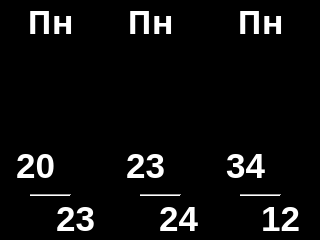
<?xml version="1.0" encoding="UTF-8"?>
<ui version="4.0">
 <class>three_day_weather</class>
 <widget class="QWidget" name="three_day_weather">
  <property name="geometry">
   <rect>
    <x>0</x>
    <y>0</y>
    <width>320</width>
    <height>240</height>
   </rect>
  </property>
  <property name="palette">
   <palette>
    <active>
     <colorrole role="WindowText">
      <brush brushstyle="SolidPattern">
       <color alpha="255">
        <red>255</red>
        <green>255</green>
        <blue>255</blue>
       </color>
      </brush>
     </colorrole>
     <colorrole role="Base">
      <brush brushstyle="SolidPattern">
       <color alpha="255">
        <red>255</red>
        <green>255</green>
        <blue>255</blue>
       </color>
      </brush>
     </colorrole>
     <colorrole role="Window">
      <brush brushstyle="SolidPattern">
       <color alpha="255">
        <red>0</red>
        <green>0</green>
        <blue>0</blue>
       </color>
      </brush>
     </colorrole>
    </active>
    <inactive>
     <colorrole role="WindowText">
      <brush brushstyle="SolidPattern">
       <color alpha="255">
        <red>255</red>
        <green>255</green>
        <blue>255</blue>
       </color>
      </brush>
     </colorrole>
     <colorrole role="Base">
      <brush brushstyle="SolidPattern">
       <color alpha="255">
        <red>255</red>
        <green>255</green>
        <blue>255</blue>
       </color>
      </brush>
     </colorrole>
     <colorrole role="Window">
      <brush brushstyle="SolidPattern">
       <color alpha="255">
        <red>0</red>
        <green>0</green>
        <blue>0</blue>
       </color>
      </brush>
     </colorrole>
    </inactive>
    <disabled>
     <colorrole role="WindowText">
      <brush brushstyle="SolidPattern">
       <color alpha="255">
        <red>149</red>
        <green>149</green>
        <blue>149</blue>
       </color>
      </brush>
     </colorrole>
     <colorrole role="Base">
      <brush brushstyle="SolidPattern">
       <color alpha="255">
        <red>0</red>
        <green>0</green>
        <blue>0</blue>
       </color>
      </brush>
     </colorrole>
     <colorrole role="Window">
      <brush brushstyle="SolidPattern">
       <color alpha="255">
        <red>0</red>
        <green>0</green>
        <blue>0</blue>
       </color>
      </brush>
     </colorrole>
    </disabled>
   </palette>
  </property>
  <property name="cursor">
   <cursorShape>BlankCursor</cursorShape>
  </property>
  <property name="windowTitle">
   <string>Form</string>
  </property>
  <widget class="QLabel" name="firstdow">
   <property name="geometry">
    <rect>
     <x>20</x>
     <y>0</y>
     <width>61</width>
     <height>41</height>
    </rect>
   </property>
   <property name="font">
    <font>
     <family>Open Sans</family>
     <pointsize>25</pointsize>
     <weight>75</weight>
     <bold>true</bold>
    </font>
   </property>
   <property name="text">
    <string>Пн</string>
   </property>
   <property name="alignment">
    <set>Qt::AlignCenter</set>
   </property>
  </widget>
  <widget class="QLabel" name="temp1_high">
   <property name="geometry">
    <rect>
     <x>10</x>
     <y>140</y>
     <width>51</width>
     <height>51</height>
    </rect>
   </property>
   <property name="font">
    <font>
     <pointsize>26</pointsize>
     <weight>75</weight>
     <bold>true</bold>
    </font>
   </property>
   <property name="text">
    <string>20</string>
   </property>
   <property name="alignment">
    <set>Qt::AlignCenter</set>
   </property>
  </widget>
  <widget class="QLabel" name="temp1_low">
   <property name="geometry">
    <rect>
     <x>50</x>
     <y>193</y>
     <width>51</width>
     <height>51</height>
    </rect>
   </property>
   <property name="font">
    <font>
     <pointsize>26</pointsize>
     <weight>75</weight>
     <bold>true</bold>
    </font>
   </property>
   <property name="text">
    <string>23</string>
   </property>
   <property name="alignment">
    <set>Qt::AlignCenter</set>
   </property>
  </widget>
  <widget class="QLabel" name="temp2_high">
   <property name="geometry">
    <rect>
     <x>120</x>
     <y>140</y>
     <width>51</width>
     <height>51</height>
    </rect>
   </property>
   <property name="font">
    <font>
     <pointsize>26</pointsize>
     <weight>75</weight>
     <bold>true</bold>
    </font>
   </property>
   <property name="text">
    <string>23</string>
   </property>
   <property name="alignment">
    <set>Qt::AlignCenter</set>
   </property>
  </widget>
  <widget class="QLabel" name="temp2_low">
   <property name="geometry">
    <rect>
     <x>148</x>
     <y>193</y>
     <width>61</width>
     <height>51</height>
    </rect>
   </property>
   <property name="font">
    <font>
     <pointsize>26</pointsize>
     <weight>75</weight>
     <bold>true</bold>
    </font>
   </property>
   <property name="cursor">
    <cursorShape>BlankCursor</cursorShape>
   </property>
   <property name="text">
    <string>24</string>
   </property>
   <property name="alignment">
    <set>Qt::AlignCenter</set>
   </property>
  </widget>
  <widget class="QLabel" name="temp3_high">
   <property name="geometry">
    <rect>
     <x>220</x>
     <y>140</y>
     <width>51</width>
     <height>51</height>
    </rect>
   </property>
   <property name="font">
    <font>
     <pointsize>26</pointsize>
     <weight>75</weight>
     <bold>true</bold>
    </font>
   </property>
   <property name="text">
    <string>34</string>
   </property>
   <property name="alignment">
    <set>Qt::AlignCenter</set>
   </property>
  </widget>
  <widget class="QLabel" name="temp3_low">
   <property name="geometry">
    <rect>
     <x>250</x>
     <y>193</y>
     <width>61</width>
     <height>51</height>
    </rect>
   </property>
   <property name="font">
    <font>
     <pointsize>26</pointsize>
     <weight>75</weight>
     <bold>true</bold>
    </font>
   </property>
   <property name="text">
    <string>12</string>
   </property>
   <property name="alignment">
    <set>Qt::AlignCenter</set>
   </property>
  </widget>
  <widget class="QLabel" name="fseconddow">
   <property name="geometry">
    <rect>
     <x>120</x>
     <y>0</y>
     <width>61</width>
     <height>41</height>
    </rect>
   </property>
   <property name="font">
    <font>
     <family>Open Sans</family>
     <pointsize>25</pointsize>
     <weight>75</weight>
     <bold>true</bold>
    </font>
   </property>
   <property name="text">
    <string>Пн</string>
   </property>
   <property name="alignment">
    <set>Qt::AlignCenter</set>
   </property>
  </widget>
  <widget class="QLabel" name="therddow">
   <property name="geometry">
    <rect>
     <x>230</x>
     <y>0</y>
     <width>61</width>
     <height>41</height>
    </rect>
   </property>
   <property name="font">
    <font>
     <family>Open Sans</family>
     <pointsize>25</pointsize>
     <weight>75</weight>
     <bold>true</bold>
    </font>
   </property>
   <property name="text">
    <string>Пн</string>
   </property>
   <property name="alignment">
    <set>Qt::AlignCenter</set>
   </property>
  </widget>
  <widget class="QLabel" name="icon2">
   <property name="geometry">
    <rect>
     <x>100</x>
     <y>40</y>
     <width>111</width>
     <height>111</height>
    </rect>
   </property>
   <property name="text">
    <string/>
   </property>
   <property name="pixmap">
    <pixmap>pi_weather/data/03.png</pixmap>
   </property>
   <property name="alignment">
    <set>Qt::AlignCenter</set>
   </property>
   <property name="wordWrap">
    <bool>false</bool>
   </property>
  </widget>
  <widget class="QLabel" name="icon1">
   <property name="geometry">
    <rect>
     <x>0</x>
     <y>40</y>
     <width>111</width>
     <height>111</height>
    </rect>
   </property>
   <property name="text">
    <string/>
   </property>
   <property name="pixmap">
    <pixmap>pi_weather/data/03.png</pixmap>
   </property>
   <property name="alignment">
    <set>Qt::AlignCenter</set>
   </property>
   <property name="wordWrap">
    <bool>false</bool>
   </property>
  </widget>
  <widget class="QLabel" name="icon3">
   <property name="geometry">
    <rect>
     <x>210</x>
     <y>40</y>
     <width>111</width>
     <height>111</height>
    </rect>
   </property>
   <property name="text">
    <string/>
   </property>
   <property name="pixmap">
    <pixmap>pi_weather/data/03.png</pixmap>
   </property>
   <property name="alignment">
    <set>Qt::AlignCenter</set>
   </property>
   <property name="wordWrap">
    <bool>false</bool>
   </property>
  </widget>
  <widget class="Line" name="line_3">
   <property name="geometry">
    <rect>
     <x>240</x>
     <y>185</y>
     <width>41</width>
     <height>21</height>
    </rect>
   </property>
   <property name="orientation">
    <enum>Qt::Horizontal</enum>
   </property>
  </widget>
  <widget class="Line" name="line_4">
   <property name="geometry">
    <rect>
     <x>140</x>
     <y>185</y>
     <width>41</width>
     <height>21</height>
    </rect>
   </property>
   <property name="orientation">
    <enum>Qt::Horizontal</enum>
   </property>
  </widget>
  <widget class="Line" name="line_5">
   <property name="geometry">
    <rect>
     <x>30</x>
     <y>185</y>
     <width>41</width>
     <height>21</height>
    </rect>
   </property>
   <property name="orientation">
    <enum>Qt::Horizontal</enum>
   </property>
  </widget>
 </widget>
 <resources/>
 <connections/>
</ui>
